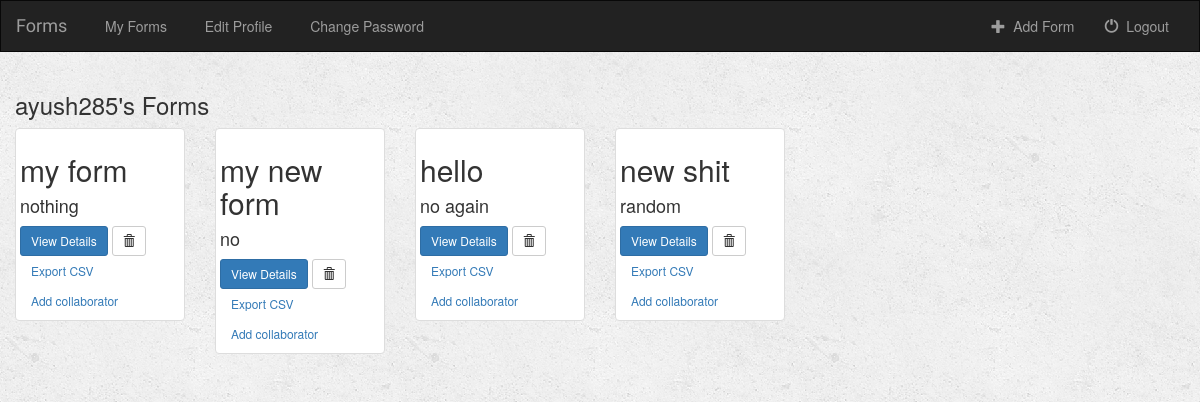
The app's page /music/ (signed in), older data.
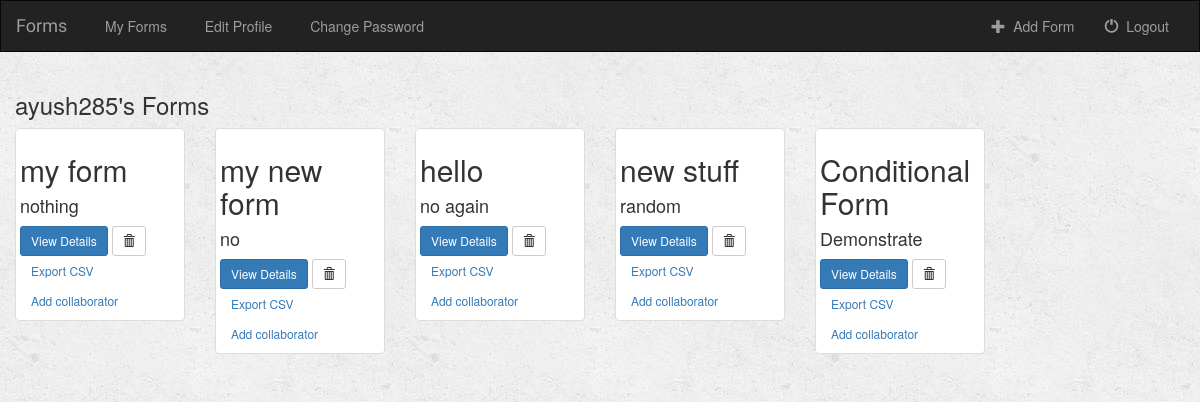
The same page, newer data.
### music/models.py (models this page shows, shortened)
class Gform(models.Model):
    user = models.ForeignKey(User, default=1)
    gform_name = models.CharField(max_length=50,default="")
    gform_desc = models.CharField(max_length=500,default="")

### music/views.py (the view)
def index(request):
    if not request.user.is_authenticated():
        return render(request, 'music/login.html')
    else:
        gforms = Gform.objects.filter(user=request.user)
        questions = Question.objects.all()
        query = request.GET.get("q")
        if query:
            gforms = gforms.filter(
                Q(gforms_title__icontains=query) |
                Q(gforms_desc__icontains=query)
            ).distinct()
            return render(request, 'music/index.html', {
                'gforms' : gforms,
                'questions': questions,
            })
        else:
        	return render(request, 'music/index.html', {'gforms': gforms})

### music/templates/music/index.html (shortened to what this page needs)
{% extends 'music/base.html' %}
{% block body %}
<div class="albums-container container-fluid">
    <div class="row">
        <div class="col-sm-12">
            <h3>{{ user.username }}'s Forms</h3>
        </div>
        {% if gforms %}
            {% for gform in gforms %}
                <div class="col-sm-4 col-lg-2">
                    <div class="thumbnail">
                        <div >
                            <h2>{{ gform.gform_name }}</h2>
                            <h4>{{ gform.gform_desc }}</h4>
                            <a href="{% url 'music:detail' gform.id %}" class="btn btn-primary btn-sm" role="button">View Details</a>
                            <form action="{% url 'music:delete_form' gform.id %}" method="post" style="display: inline;">
                                <button type="submit" class="btn btn-default btn-sm">
                                    <span class="glyphicon glyphicon-trash"></span>
                                </button>
                                <a href="{% url 'music:export_csv' gform.id %}" class="btn  btn-sm" role="button">Export CSV</a>
                                 <a href="#" class="btn  btn-sm" role="button">Add collaborator</a>
                            </form>
                        </div>
                    </div>
                </div>
            {% endfor %}
        {% endif %}
    </div>
</div>
{% endblock %}

Row changes from the older to the newer data that the page shows:
changed Gform "random": gform_name "new shit" → "new stuff"
added Gform: gform_name "Conditional Form", gform_desc "Demonstrate"
